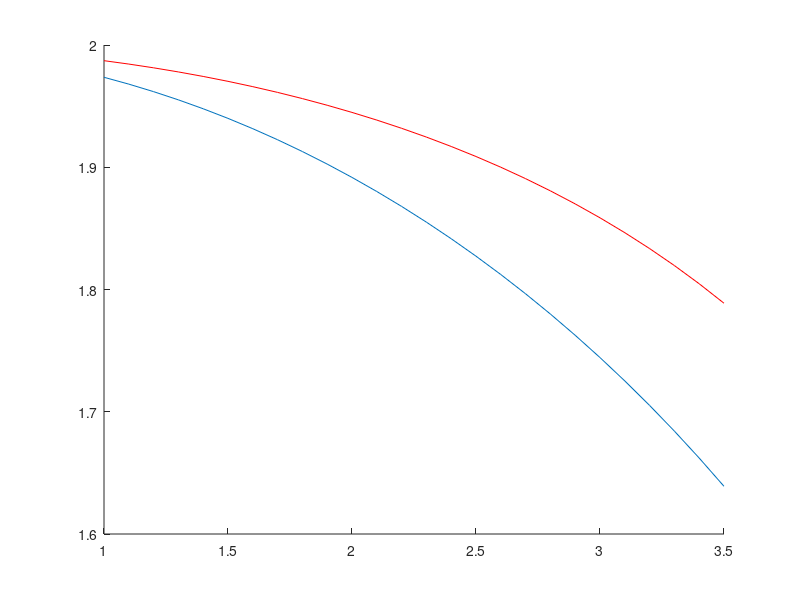

The MATLAB source for this figure:

% Vp/Vs ratio
r = 3.;
p = 6.5;

% Shear velocity
Vs = [1:0.1:3.5];
Vp = r.*Vs;
% Ray parameter
deg2rad = pi/180;
R0 = 6371;
deg2km = pi*R0/180;

e = asin(p/deg2km.*Vp)/deg2rad;
f = asin(p/deg2km.*Vs)/deg2rad;

N = 2*r^2.*cos(e*deg2rad);
D = sin(2.*e*deg2rad).*sin(2.*f*deg2rad)+r^2*cos(2.*f*deg2rad).^2;
Amp = N./D;

figure(1)
clf
hold on
plot(Vs,Amp,'r')
plot(Vs,cos(2.*f*deg2rad).*Amp)
